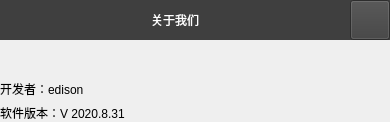
     <widget class="QWidget" name="menuClickedDialog">
      <layout class="QHBoxLayout" name="horizontalLayout_11">
       <property name="spacing">
        <number>0</number>
       </property>
       <property name="leftMargin">
        <number>0</number>
       </property>
       <property name="topMargin">
        <number>0</number>
       </property>
       <property name="rightMargin">
        <number>0</number>
       </property>
       <property name="bottomMargin">
        <number>0</number>
       </property>
       <item>
        <widget class="QStackedWidget" name="stackedWidget_2">
         <widget class="QWidget" name="softwareInfoWidget">
          <layout class="QVBoxLayout" name="verticalLayout_9" stretch="0,0">
           <property name="spacing">
            <number>0</number>
           </property>
           <property name="leftMargin">
            <number>0</number>
           </property>
           <property name="topMargin">
            <number>0</number>
           </property>
           <property name="rightMargin">
            <number>0</number>
           </property>
           <property name="bottomMargin">
            <number>0</number>
           </property>
           <item>
            <widget class="QWidget" name="widget_7" native="true">
             <property name="styleSheet">
              <string notr="true">background-color: rgb(63, 63, 63);</string>
             </property>
             <layout class="QHBoxLayout" name="horizontalLayout_12" stretch="0,0">
              <property name="spacing">
               <number>0</number>
              </property>
              <property name="leftMargin">
               <number>0</number>
              </property>
              <property name="topMargin">
               <number>0</number>
              </property>
              <property name="rightMargin">
               <number>0</number>
              </property>
              <property name="bottomMargin">
               <number>0</number>
              </property>
              <item alignment="Qt::AlignHCenter">
               <widget class="QLabel" name="label_10">
                <property name="palette">
                 <palette>
                  <active>
                   <colorrole role="WindowText">
                    <brush brushstyle="SolidPattern">
                     <color alpha="255">
                      <red>255</red>
                      <green>255</green>
                      <blue>255</blue>
                     </color>
                    </brush>
                   </colorrole>
                   <colorrole role="Button">
                    <brush brushstyle="SolidPattern">
                     <color alpha="255">
                      <red>63</red>
                      <green>63</green>
                      <blue>63</blue>
                     </color>
                    </brush>
                   </colorrole>
                   <colorrole role="Base">
                    <brush brushstyle="SolidPattern">
                     <color alpha="255">
                      <red>63</red>
                      <green>63</green>
                      <blue>63</blue>
                     </color>
                    </brush>
                   </colorrole>
                   <colorrole role="Window">
                    <brush brushstyle="SolidPattern">
                     <color alpha="255">
                      <red>63</red>
                      <green>63</green>
                      <blue>63</blue>
                     </color>
                    </brush>
                   </colorrole>
                  </active>
                  <inactive>
                   <colorrole role="WindowText">
                    <brush brushstyle="SolidPattern">
                     <color alpha="255">
                      <red>255</red>
                      <green>255</green>
                      <blue>255</blue>
                     </color>
                    </brush>
                   </colorrole>
                   <colorrole role="Button">
                    <brush brushstyle="SolidPattern">
                     <color alpha="255">
                      <red>63</red>
                      <green>63</green>
                      <blue>63</blue>
                     </color>
                    </brush>
                   </colorrole>
                   <colorrole role="Base">
                    <brush brushstyle="SolidPattern">
                     <color alpha="255">
                      <red>63</red>
                      <green>63</green>
                      <blue>63</blue>
                     </color>
                    </brush>
                   </colorrole>
                   <colorrole role="Window">
                    <brush brushstyle="SolidPattern">
                     <color alpha="255">
                      <red>63</red>
                      <green>63</green>
                      <blue>63</blue>
                     </color>
                    </brush>
                   </colorrole>
                  </inactive>
                  <disabled>
                   <colorrole role="WindowText">
                    <brush brushstyle="SolidPattern">
                     <color alpha="255">
                      <red>120</red>
                      <green>120</green>
                      <blue>120</blue>
                     </color>
                    </brush>
                   </colorrole>
                   <colorrole role="Button">
                    <brush brushstyle="SolidPattern">
                     <color alpha="255">
                      <red>63</red>
                      <green>63</green>
                      <blue>63</blue>
                     </color>
                    </brush>
                   </colorrole>
                   <colorrole role="Base">
                    <brush brushstyle="SolidPattern">
                     <color alpha="255">
                      <red>63</red>
                      <green>63</green>
                      <blue>63</blue>
                     </color>
                    </brush>
                   </colorrole>
                   <colorrole role="Window">
                    <brush brushstyle="SolidPattern">
                     <color alpha="255">
                      <red>63</red>
                      <green>63</green>
                      <blue>63</blue>
                     </color>
                    </brush>
                   </colorrole>
                  </disabled>
                 </palette>
                </property>
                <property name="styleSheet">
                 <string notr="true"/>
                </property>
                <property name="text">
                 <string>关于我们</string>
                </property>
               </widget>
              </item>
              <item>
               <widget class="QToolButton" name="toolButton_6">
                <property name="sizePolicy">
                 <sizepolicy hsizetype="Fixed" vsizetype="Fixed">
                  <horstretch>0</horstretch>
                  <verstretch>0</verstretch>
                 </sizepolicy>
                </property>
                <property name="minimumSize">
                 <size>
                  <width>40</width>
                  <height>40</height>
                 </size>
                </property>
                <property name="styleSheet">
                 <string notr="true">border-image: url(:/image/exit.png);</string>
                </property>
                <property name="text">
                 <string/>
                </property>
               </widget>
              </item>
             </layout>
            </widget>
           </item>
           <item>
            <widget class="QWidget" name="widget_9" native="true">
             <layout class="QVBoxLayout" name="verticalLayout_10" stretch="2,3">
              <property name="spacing">
               <number>0</number>
              </property>
              <property name="leftMargin">
               <number>0</number>
              </property>
              <property name="topMargin">
               <number>0</number>
              </property>
              <property name="rightMargin">
               <number>0</number>
              </property>
              <property name="bottomMargin">
               <number>0</number>
              </property>
              <item>
               <widget class="QWidget" name="widget_10" native="true">
                <layout class="QHBoxLayout" name="horizontalLayout_13" stretch="3,2,3">
                 <property name="leftMargin">
                  <number>20</number>
                 </property>
                 <property name="topMargin">
                  <number>10</number>
                 </property>
                 <property name="rightMargin">
                  <number>20</number>
                 </property>
                 <property name="bottomMargin">
                  <number>10</number>
                 </property>
                 <item>
                  <spacer name="horizontalSpacer">
                   <property name="orientation">
                    <enum>Qt::Horizontal</enum>
                   </property>
                   <property name="sizeHint" stdset="0">
                    <size>
                     <width>175</width>
                     <height>20</height>
                    </size>
                   </property>
                  </spacer>
                 </item>
                 <item>
                  <widget class="QWidget" name="widget_12" native="true">
                   <property name="styleSheet">
                    <string notr="true">border-image: url(:/image/monitor.png);</string>
                   </property>
                  </widget>
                 </item>
                 <item>
                  <spacer name="horizontalSpacer_2">
                   <property name="orientation">
                    <enum>Qt::Horizontal</enum>
                   </property>
                   <property name="sizeHint" stdset="0">
                    <size>
                     <width>175</width>
                     <height>20</height>
                    </size>
                   </property>
                  </spacer>
                 </item>
                </layout>
               </widget>
              </item>
              <item>
               <widget class="QWidget" name="widget_11" native="true">
                <layout class="QVBoxLayout" name="verticalLayout_11" stretch="1,1">
                 <property name="leftMargin">
                  <number>0</number>
                 </property>
                 <property name="topMargin">
                  <number>0</number>
                 </property>
                 <property name="rightMargin">
                  <number>0</number>
                 </property>
                 <property name="bottomMargin">
                  <number>0</number>
                 </property>
                 <item>
                  <widget class="QLabel" name="label_11">
                   <property name="styleSheet">
                    <string notr="true">font: 75 30pt &quot;微软雅黑&quot;;</string>
                   </property>
                   <property name="text">
                    <string>开发者：edison</string>
                   </property>
                  </widget>
                 </item>
                 <item>
                  <widget class="QLabel" name="label_12">
                   <property name="styleSheet">
                    <string notr="true">font: 75 30pt &quot;微软雅黑&quot;;</string>
                   </property>
                   <property name="text">
                    <string>软件版本：V 2020.8.31</string>
                   </property>
                  </widget>
                 </item>
                </layout>
               </widget>
              </item>
             </layout>
            </widget>
           </item>
          </layout>
         </widget>
         <widget class="QWidget" name="page_3"/>
        </widget>
       </item>
      </layout>
     </widget>
